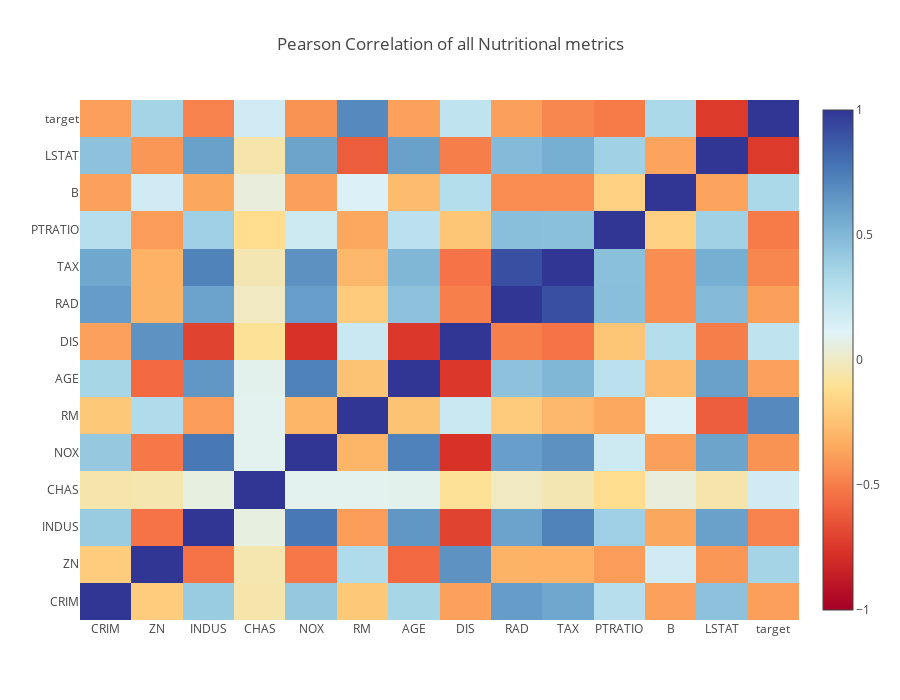

Source (notebook cell):
### Code cell
data = [
    go.Heatmap(
        z = df.corr(method='pearson').values,
        x = df.columns.values,
        y = df.columns.values,
        colorscale=[[0.0, 'rgb(165,0,38)'], [0.1111111111111111, 'rgb(215,48,39)'], [0.2222222222222222, 'rgb(244,109,67)'], [0.3333333333333333, 'rgb(253,174,97)'], [0.4444444444444444, 'rgb(254,224,144)'], [0.5555555555555556, 'rgb(224,243,248)'], [0.6666666666666666, 'rgb(171,217,233)'], [0.7777777777777778, 'rgb(116,173,209)'], [0.8888888888888888, 'rgb(69,117,180)'], [1.0, 'rgb(49,54,149)']],
        text = True ,
        opacity = 1.0,
        zmin = -1,
        zmax = 1
    )
]


layout = go.Layout(
    title='Pearson Correlation of all Nutritional metrics',
    xaxis = dict(ticks='', nticks=36),
    yaxis = dict(ticks='' ),
    width = 900, height = 700,
)

fig = go.Figure(data=data, layout=layout)
py.iplot(fig, filename='labelled-heatmap')

### Figure 1 — Plotly figure (JSON) as saved in the notebook; plotly's stock layout.template omitted (floating-point values rounded to 4 significant figures; data arrays with more than 128 entries replaced by an {"elided": "..."} marker saying what was removed)
{"data": [{"colorscale": [[0, "rgb(165,0,38)"], [0.1111, "rgb(215,48,39)"], [0.2222, "rgb(244,109,67)"], [0.3333, "rgb(253,174,97)"], [0.4444, "rgb(254,224,144)"], [0.5556, "rgb(224,243,248)"], [0.6667, "rgb(171,217,233)"], [0.7778, "rgb(116,173,209)"], [0.8889, "rgb(69,117,180)"], [1, "rgb(49,54,149)"]], "opacity": 1, "text": true, "type": "heatmap", "x": ["CRIM", "ZN", "INDUS", "CHAS", "NOX", "RM", "AGE", "DIS", "RAD", "TAX", "PTRATIO", "B", "LSTAT", "target"], "y": ["CRIM", "ZN", "INDUS", "CHAS", "NOX", "RM", "AGE", "DIS", "RAD", "TAX", "PTRATIO", "B", "LSTAT", "target"], "z": {"elided": "14x14 float values"}, "zmax": 1, "zmin": -1}], "layout": {"height": 700, "title": "Pearson Correlation of all Nutritional metrics", "width": 900, "xaxis": {"nticks": 36, "ticks": ""}, "yaxis": {"ticks": ""}}}
